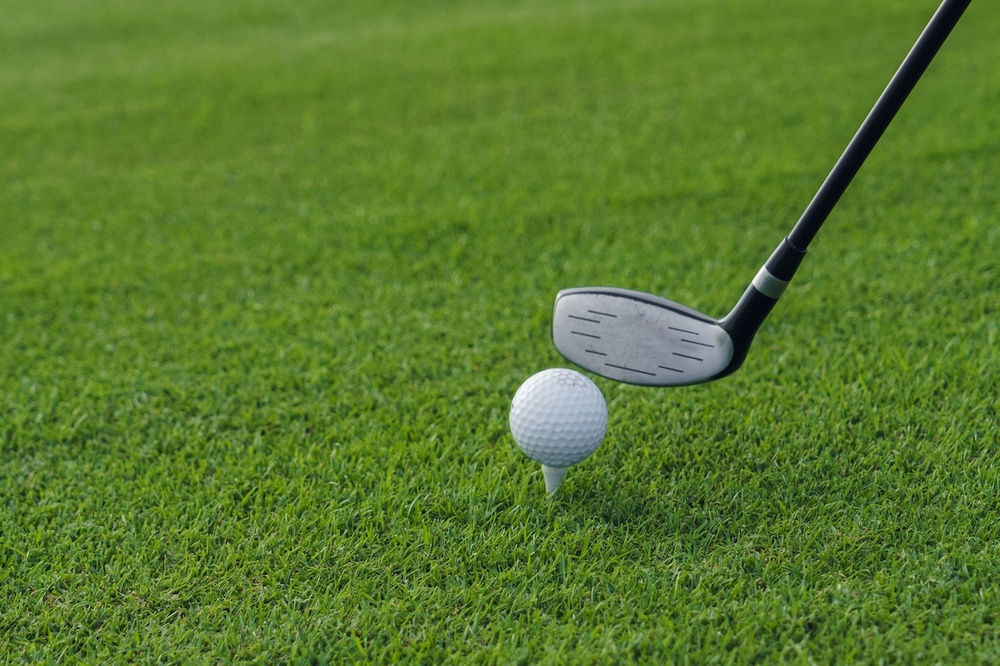
#> input picture examples/5.jpg, 1000 x 666 px, shrunk from 1280 x 853 before the run
$ python hsv_color_picker_images.py
#> lines starting #> are read from the running program, lines starting #| are printed output that depends on the picture; after the words box and inside, x2 and y2 are one past the last pixel; in counts of white or black regions, pixels touching at a corner belong together
import cv2
import numpy as np
import os


# Create a function to get the HSV values from the trackbar
def get_hsv_values(val):
    pass


# Create a window to display the image
cv2.namedWindow('image')

# Load the image
image = cv2.imread('examples/5.jpg')
#> image is the input picture: shape (666, 1000, 3); mean B, G, R 45.3, 122.2, 89

# Create a trackbar for Hue
cv2.createTrackbar('H min', 'image', 0, 179, get_hsv_values)
#> slider 'H min' is set to 35
cv2.createTrackbar('H max', 'image', 179, 179, get_hsv_values)

# Create a trackbar for Saturation
cv2.createTrackbar('S min', 'image', 0, 255, get_hsv_values)
#> slider 'S min' is set to 51
cv2.createTrackbar('S max', 'image', 255, 255, get_hsv_values)

# Create a trackbar for Value
cv2.createTrackbar('V min', 'image', 0, 255, get_hsv_values)
#> slider 'V min' is set to 51
cv2.createTrackbar('V max', 'image', 255, 255, get_hsv_values)


while True:
    # Convert the image to HSV
    hsv_image = cv2.cvtColor(image, cv2.COLOR_BGR2HSV)
#> hsv_image: shape (666, 1000, 3); mean H, S, V 45.8, 165.5, 122.6

    # Get the current HSV values from the trackbars
    h_min = cv2.getTrackbarPos('H min', 'image')
    h_max = cv2.getTrackbarPos('H max', 'image')
    s_min = cv2.getTrackbarPos('S min', 'image')
    s_max = cv2.getTrackbarPos('S max', 'image')
    v_min = cv2.getTrackbarPos('V min', 'image')
    v_max = cv2.getTrackbarPos('V max', 'image')

    # Set the lower and upper HSV limits
    lower_limit = np.array([h_min, s_min, v_min])
    upper_limit = np.array([h_max, s_max, v_max])

    # Create a mask for the specified color range
    mask = cv2.inRange(hsv_image, lower_limit, upper_limit)
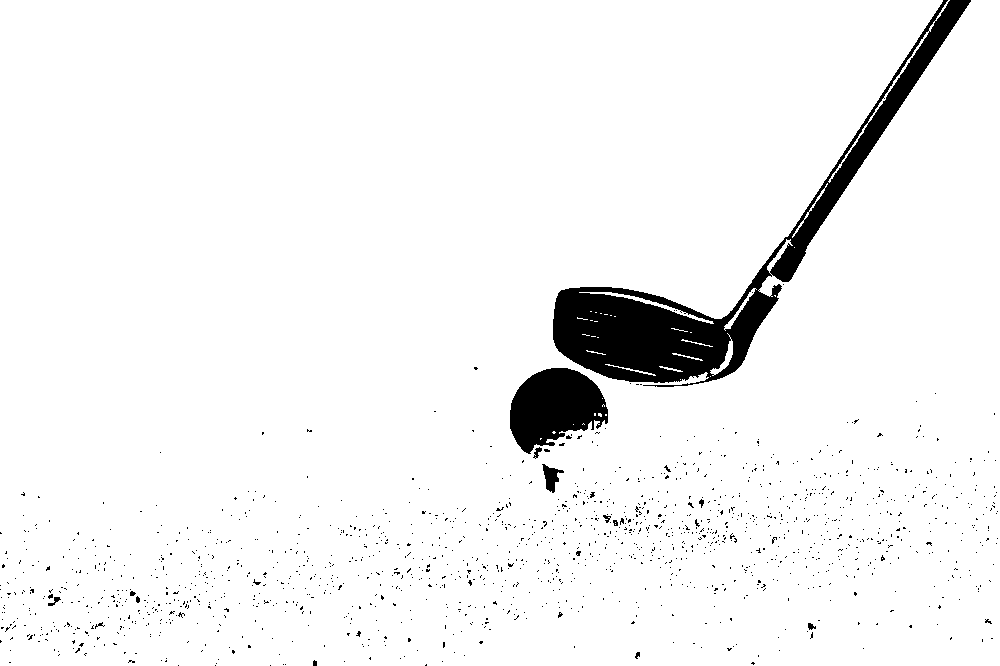
#> mask: shape (666, 1000); 95.3% white; 1433 black regions (1418 under 20 px), largest, box (x1, y1, x2, y2) and area: (553, 0, 971, 387) 21847, (510, 368, 608, 454) 5652, (542, 464, 564, 493) 302

    # Apply the mask to the original image
    result = cv2.bitwise_and(image, image, mask=mask)
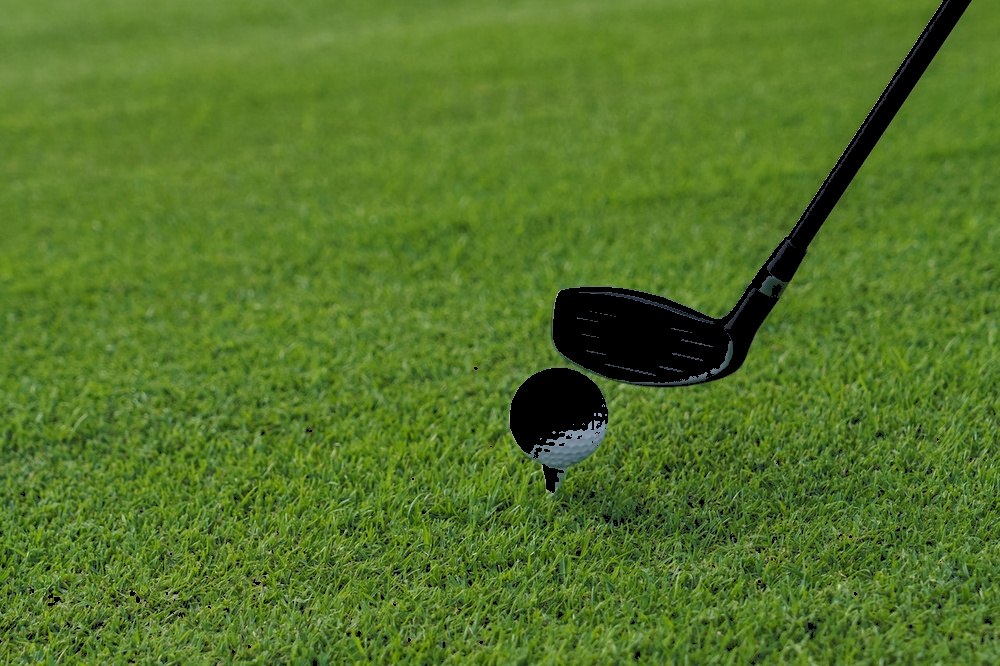
#> result: shape (666, 1000, 3); mean B, G, R 39.9, 116.8, 84.2

    # Show the image, the mask, and the result
    cv2.imshow("orginal", image)
    cv2.imshow("mask", mask)
    cv2.imshow('result', result)

    # Exit if 'q' is pressed
    if cv2.waitKey(1) & 0xFF == ord('q'):
#> (key q is pressed here)
        break

    # Print the current HSV values
    print('H min: {}, H max: {}, S min: {}, S max: {}, V min: {}, V max: {}'.format(
        h_min, h_max, s_min, s_max, v_min, v_max))

# Release the resources and close the window
cv2.destroyAllWindows()

$ run again, with examples/1.jpg copied over examples/5.jpg
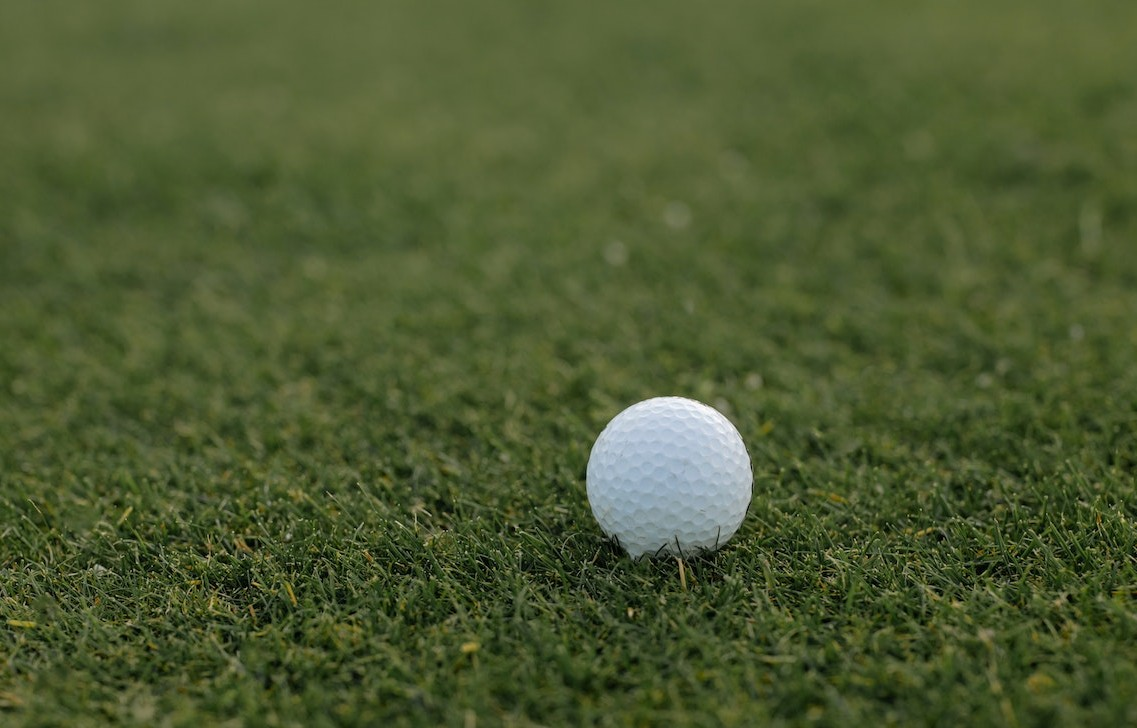
#> input picture examples/1.jpg, 1137 x 728 px
#> image is the input picture: shape (728, 1137, 3); mean B, G, R 48.6, 89.1, 76
#> hsv_image: shape (728, 1137, 3); mean H, S, V 41.2, 124.9, 89.3
#> `mask = cv2.inRange(hsv_image, lower_limit, upper_limit)`:
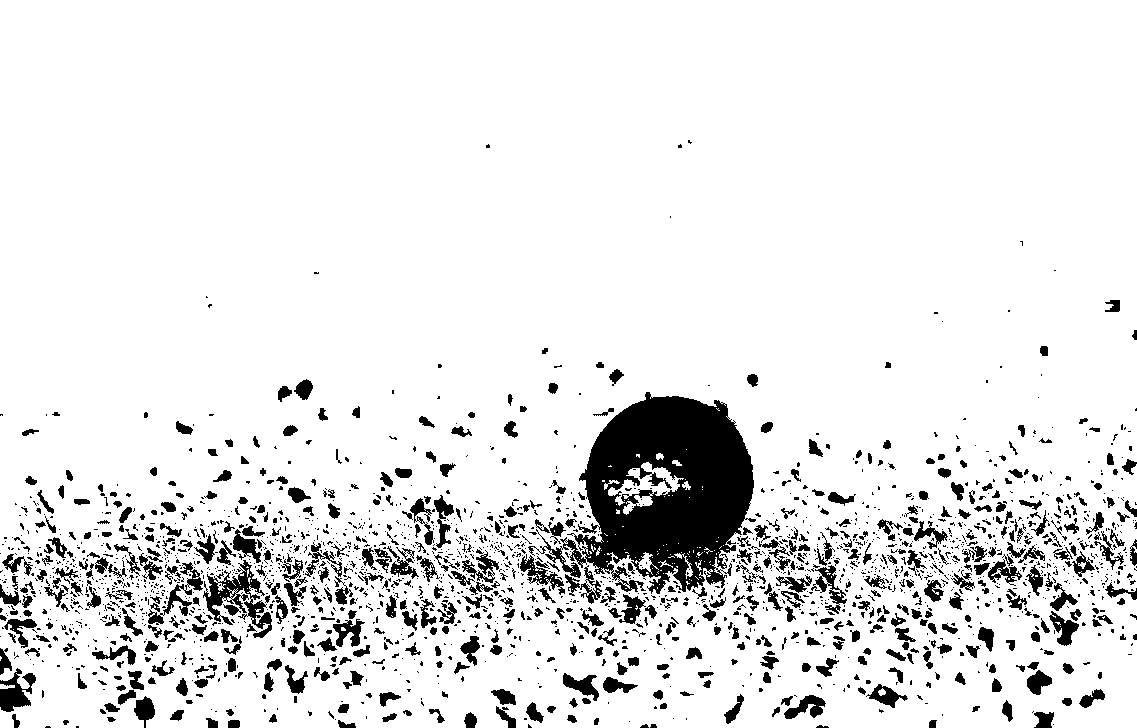
#> mask: shape (728, 1137); 89.9% white; 2317 black regions (1711 under 20 px), largest, box (x1, y1, x2, y2) and area: (528, 392, 756, 594) 24377, (203, 560, 272, 638) 1835, (0, 668, 36, 712) 838
#> `result = cv2.bitwise_and(image, image, mask=mask)`:
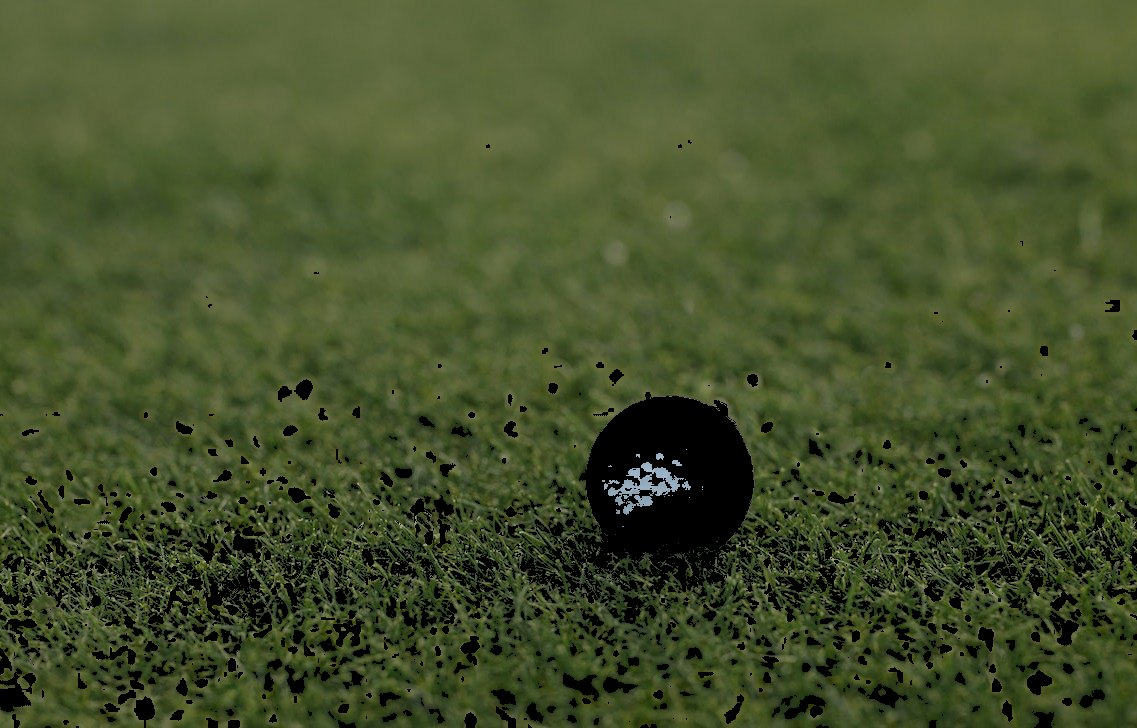
#> result: shape (728, 1137, 3); mean B, G, R 42.3, 80.4, 68.3

$ run again, with examples/2.jpg copied over examples/5.jpg
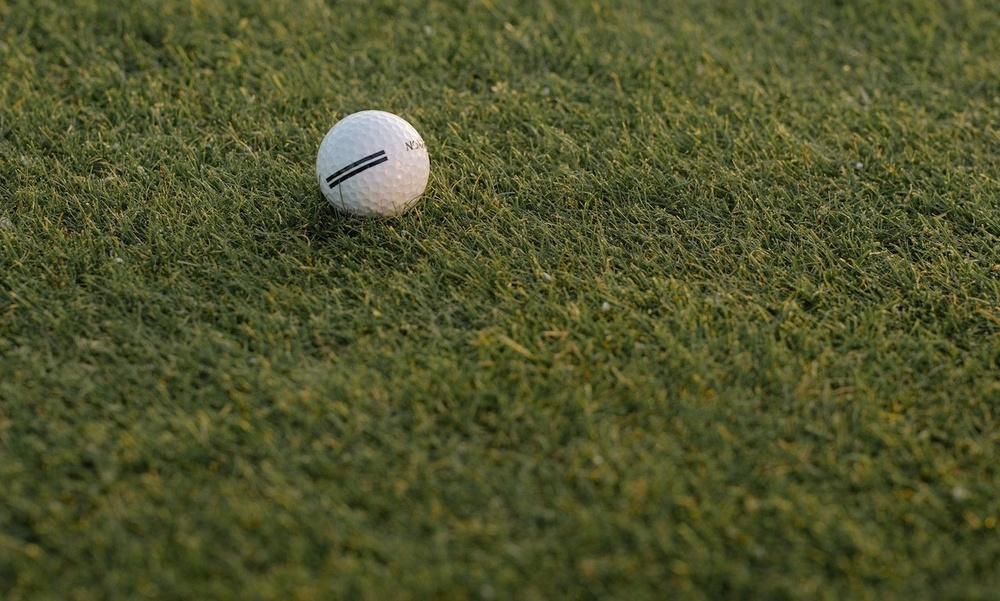
#> input picture examples/2.jpg, 1000 x 601 px, shrunk from 1279 x 769 before the run
#> image is the input picture: shape (601, 1000, 3); mean B, G, R 43.4, 83.4, 79.2
#> hsv_image: shape (601, 1000, 3); mean H, S, V 34.3, 130.7, 84.1
#> `mask = cv2.inRange(hsv_image, lower_limit, upper_limit)`:
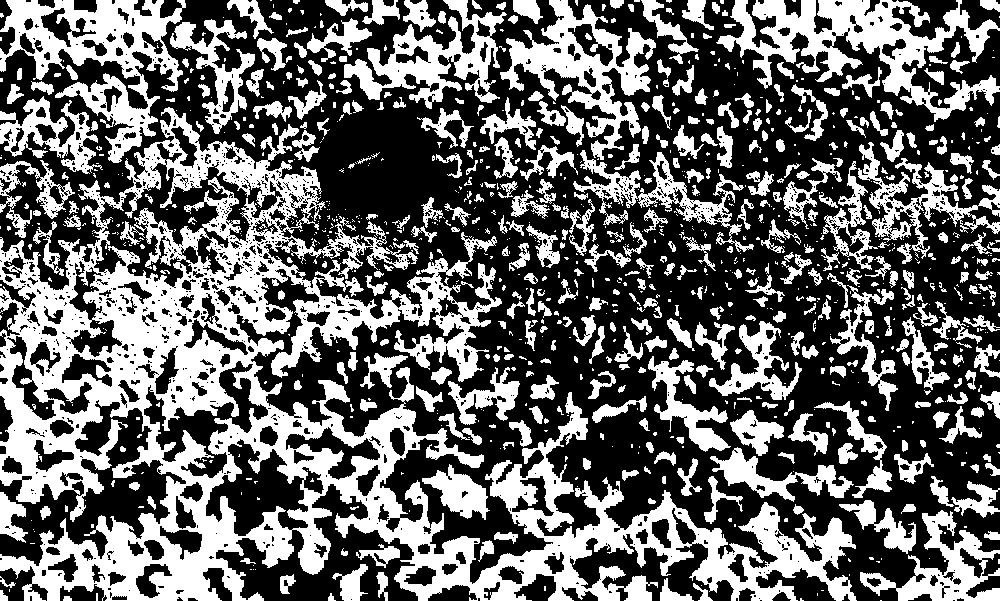
#> mask: shape (601, 1000); 40.5% white; 1081 white regions (648 under 20 px), largest, box (x1, y1, x2, y2) and area: (0, 107, 857, 601) 111689, (716, 0, 1000, 122) 12322, (0, 0, 186, 163) 10948
#> `result = cv2.bitwise_and(image, image, mask=mask)`:
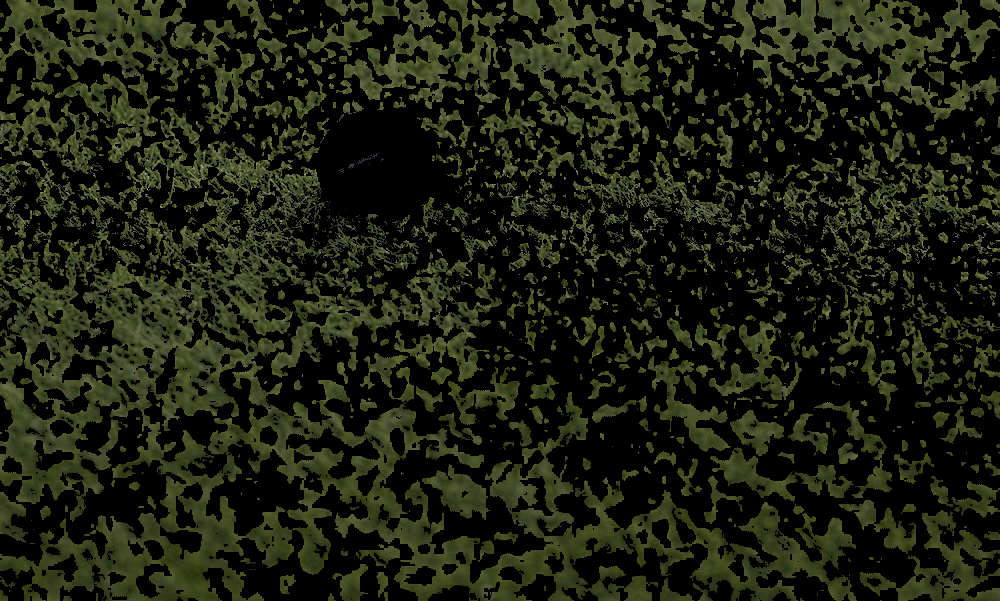
#> result: shape (601, 1000, 3); mean B, G, R 16.1, 31.4, 28.1

$ run again, with examples/3.jpg copied over examples/5.jpg
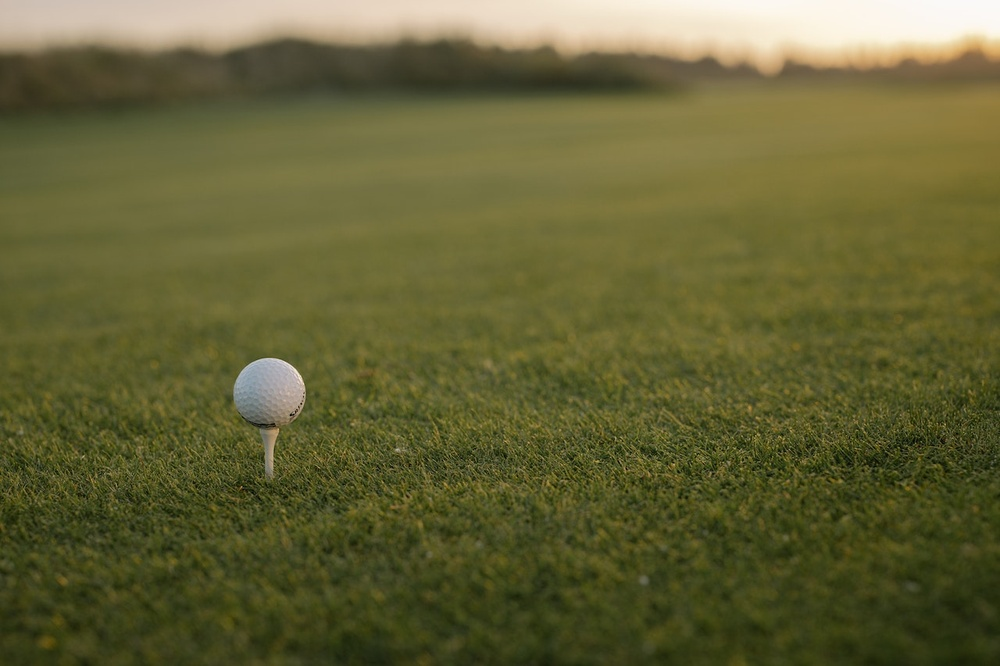
#> input picture examples/3.jpg, 1000 x 666 px, shrunk from 1280 x 853 before the run
#> image is the input picture: shape (666, 1000, 3); mean B, G, R 54, 97.9, 99.7
#> hsv_image: shape (666, 1000, 3); mean H, S, V 29.4, 131.7, 101.6
#> `mask = cv2.inRange(hsv_image, lower_limit, upper_limit)`:
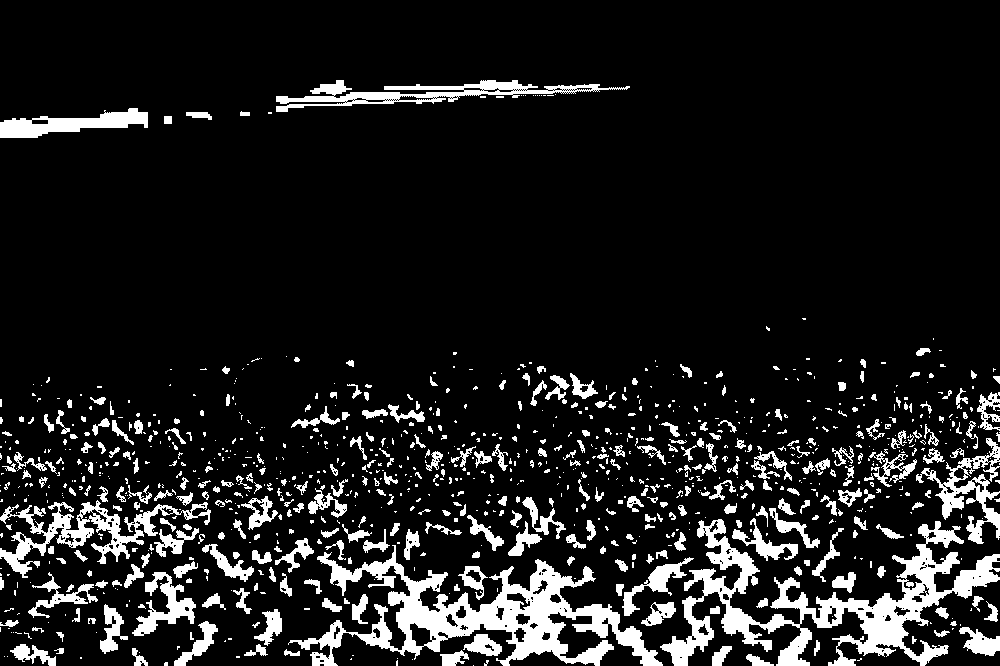
#> mask: shape (666, 1000); 11.7% white; 1003 white regions (642 under 20 px), largest, box (x1, y1, x2, y2) and area: (660, 519, 1000, 666) 13783, (288, 545, 663, 666) 13625, (0, 500, 211, 578) 4137
#> `result = cv2.bitwise_and(image, image, mask=mask)`:
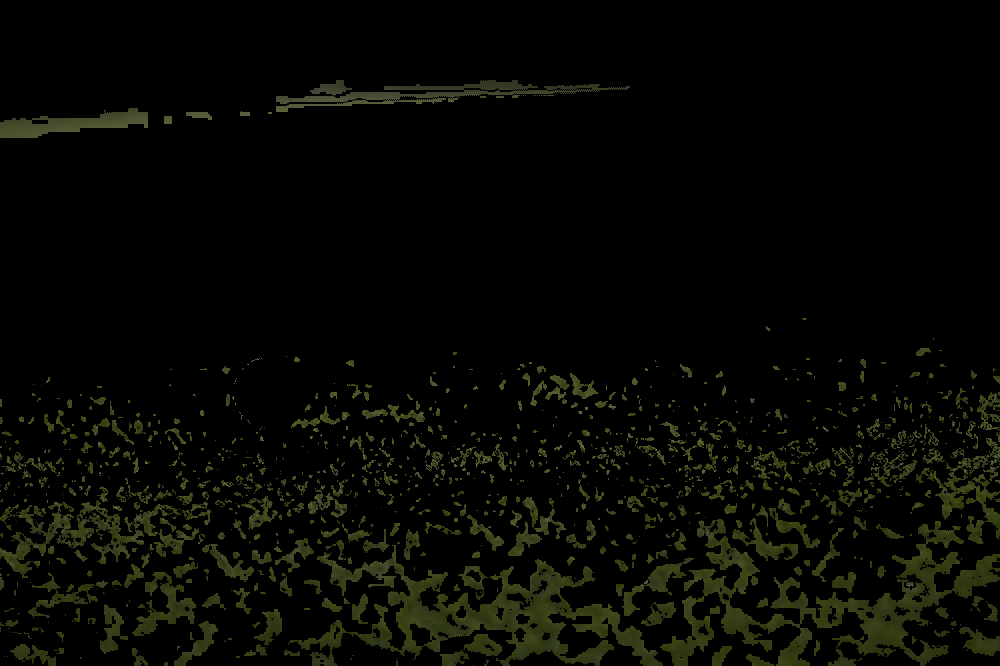
#> result: shape (666, 1000, 3); mean B, G, R 3.2, 7.6, 6.8
